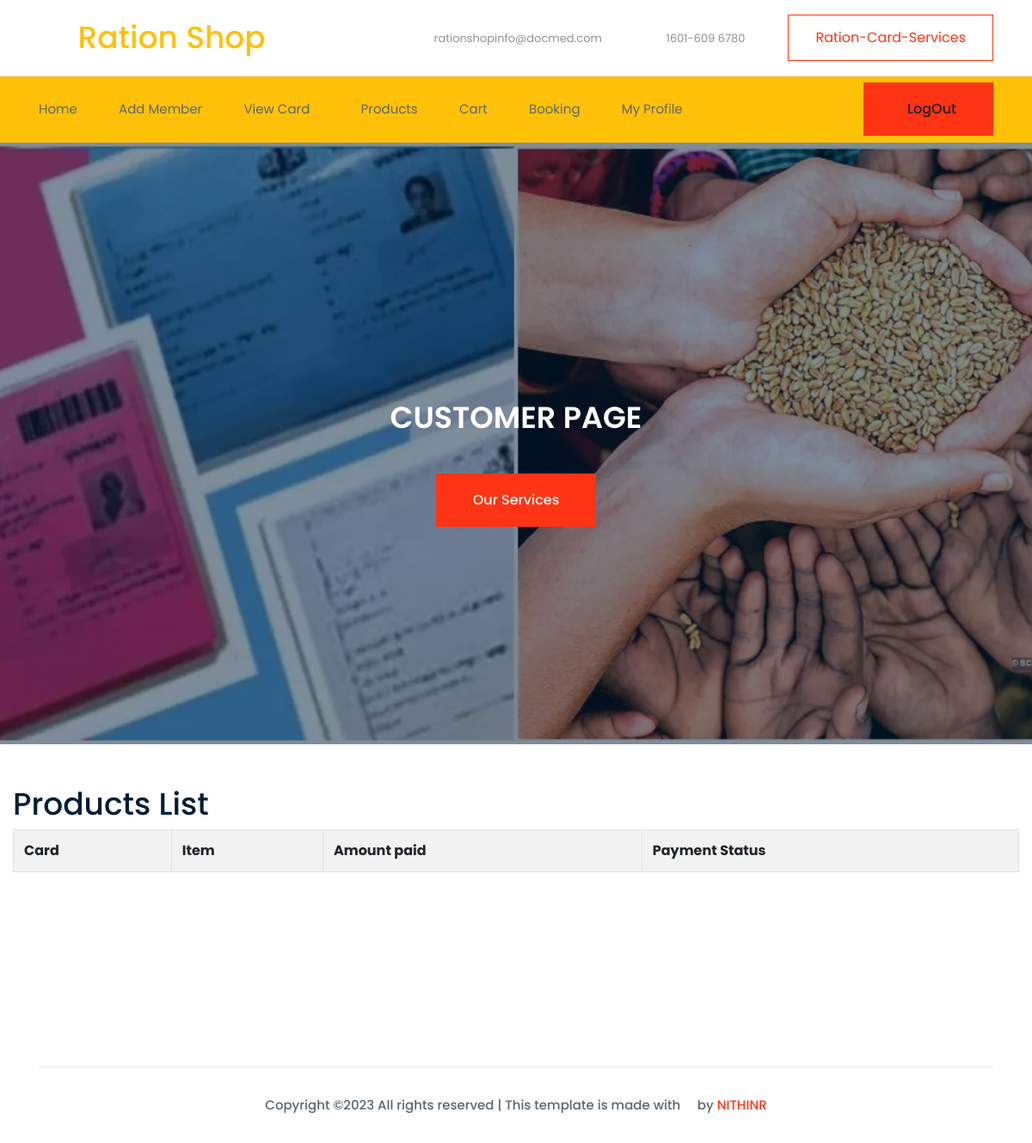
Page /customer/View_confirm_order (signed in) on the earlier database version.
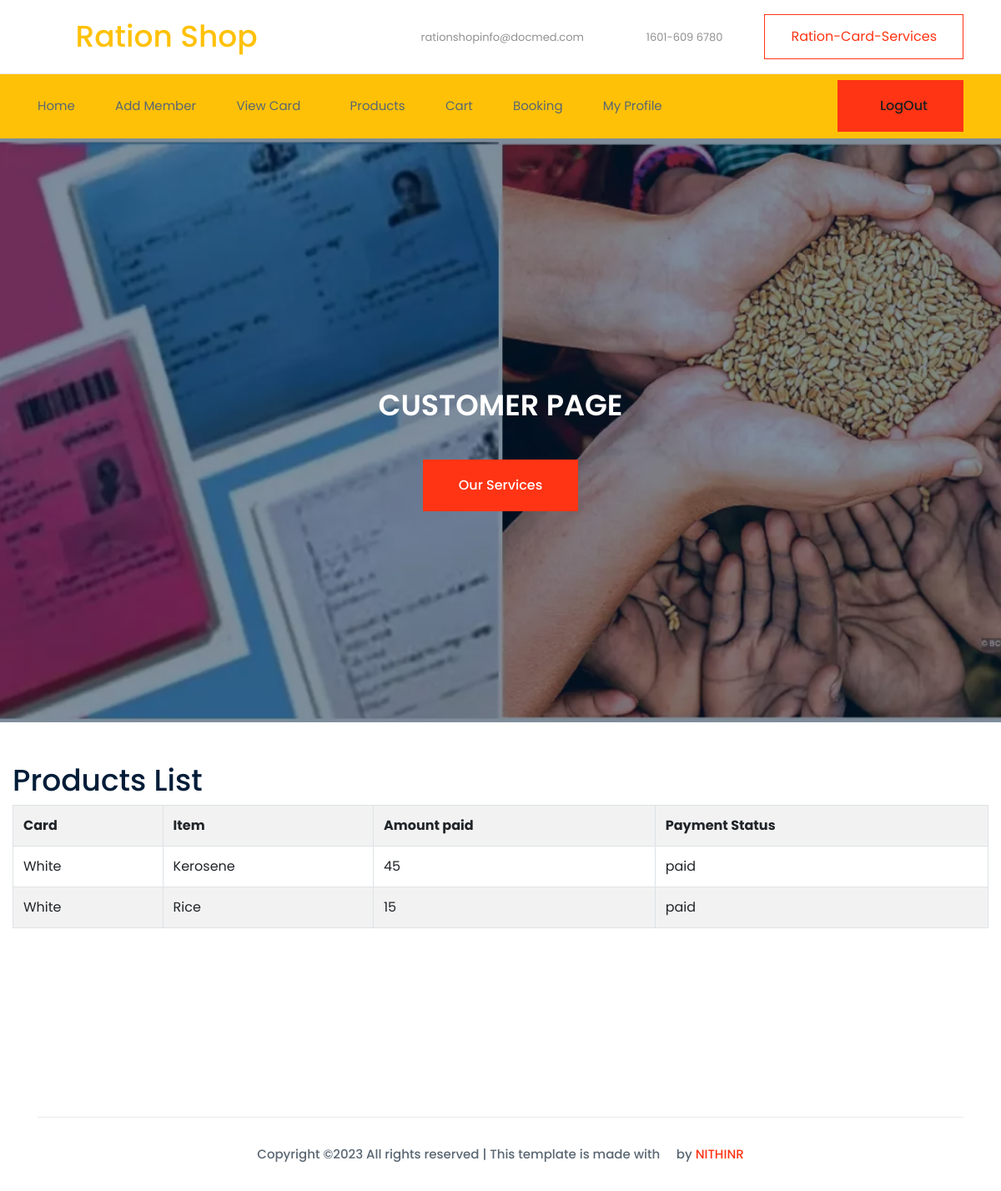
Same page on the later database version.
### ration_shop_app/models.py (models this page shows)
class Cart(models.Model):
    cust = models.ForeignKey(Customer,on_delete=models.CASCADE,null=True)
    product = models.ForeignKey(Product,on_delete=models.CASCADE,null=True)
    payment = models.CharField(max_length=30,null=True)
    status = models.CharField(max_length=30,null=True)
    amount=models.CharField(max_length=30,null=True)
    quantity = models.CharField(max_length=1000, null=True)

class Product(models.Model):
    card = models.ForeignKey(Card, on_delete=models.CASCADE,null=True)
    item = models.ForeignKey(Product_Item, on_delete=models.CASCADE,null=True)
    quantity = models.CharField(max_length=1000, null=True)
    arrived = models.DateField( auto_now_add=False, null=True)
    amount = models.CharField(max_length=100, null=True)
    status = models.CharField(max_length=100, null=True)

class Card(models.Model):
    card = models.CharField(max_length=20, null=True)
    allowed_quantity=models.CharField(max_length=100, null=True)
    status = models.CharField(max_length=100, null=True)

class Product_Item(models.Model):
    item = models.CharField(max_length=20, null=True)
    status = models.CharField(max_length=100, null=True)

### ration_shop_app/customer_views.py (the view)
# urls.py: path('View_confirm_order',View_confirm_order.as_view()),
class View_confirm_order(TemplateView):
    template_name = 'customer/view_order.html'
    def get_context_data(self, **kwargs):
        user = Customer.objects.get(user_id=self.request.user.id)
        pro = Cart.objects.filter(cust_id=user.id, payment='paid')
        context = {
            'pro': pro,
        }
        return context

### templates/customer/view_order.html (shortened to what this page needs)
{% extends 'customer/base.html' %}
{% load static %}
{% block content %}
    <div class="slider_area">
        <div class="single_slider  d-flex align-items-center slider_bg_1">
            <div class="container">
                <div class="row align-items-center justify-content-center">
                    <div class="col-xl-8">
                        <div class="slider_text text-center justify-content-center">
                            <h3>CUSTOMER PAGE</h3>
                                <a class="boxed-btn3" href="service.html">Our Services</a>
                        </div>
                    </div>
                </div>
            </div>
        </div>
    </div>
    <br>
    <br>
    <div class="col-xl-12">
        <div id="page-inner" >
            <h1> Products List</h1>
                <table class="table table-bordered table-striped table-hover">
                    <th class="info">Card</th>
                    <th class="info">Item</th>
                    <th class="info">Amount paid</th>
                    <th class="info">Payment Status</th>
            {% for i in pro  %}
            <tr>
                <td>{{ i.product.card.card}}</td>
                <td>{{ i.product.item.item }}
                <td>{{ i.amount}}</td>
                <td>{{ i.payment}}</td>
            </tr>
                {% endfor %}
            </table>
        </div>
    </div>
    {% endblock  %}

Differences in the rows shown:
now on this page (row edited): Cart: product.card.card "White", product.item.item "Kerosene", amount "45", payment "paid"
added Cart: product.card.card "White", product.item.item "Rice", amount "15", payment "paid"
